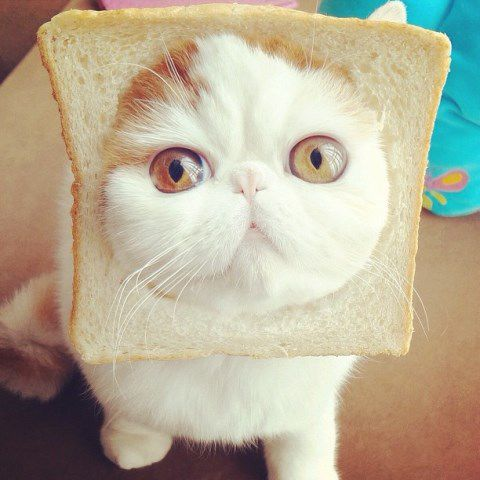
#> input picture src/image.jpg, 480 x 480 px
$ python example.py
#> lines starting #> are read from the running program, lines starting #| are printed output that depends on the picture
from PIL import Image, ImageFilter

img = Image.open("image.jpg").convert("RGB")
#> img is the input picture: PIL image 480x480 RGB; mean R, G, B 183.4, 173.9, 151.3

filters = [
    ImageFilter.BLUR,
    ImageFilter.SHARPEN,
    ImageFilter.EDGE_ENHANCE,
    ImageFilter.SMOOTH,
]

for k, f in enumerate(filters):
    result = img.filter(f)
    result.save(f"output{k}.jpg")
#> this loop made 4 passes
#> pass 3, `result = img.filter(f)`:
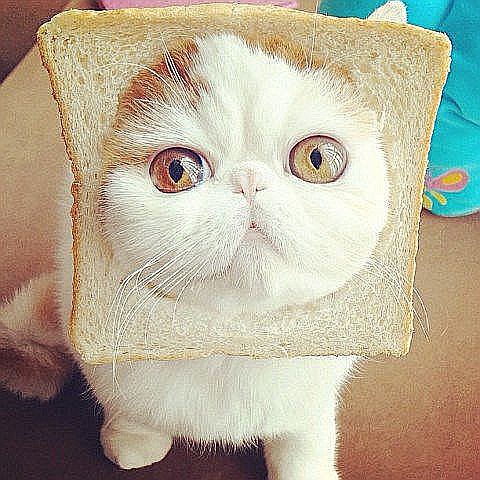
#> result: PIL image 480x480 RGB; mean R, G, B 181.9, 172.8, 151.2
